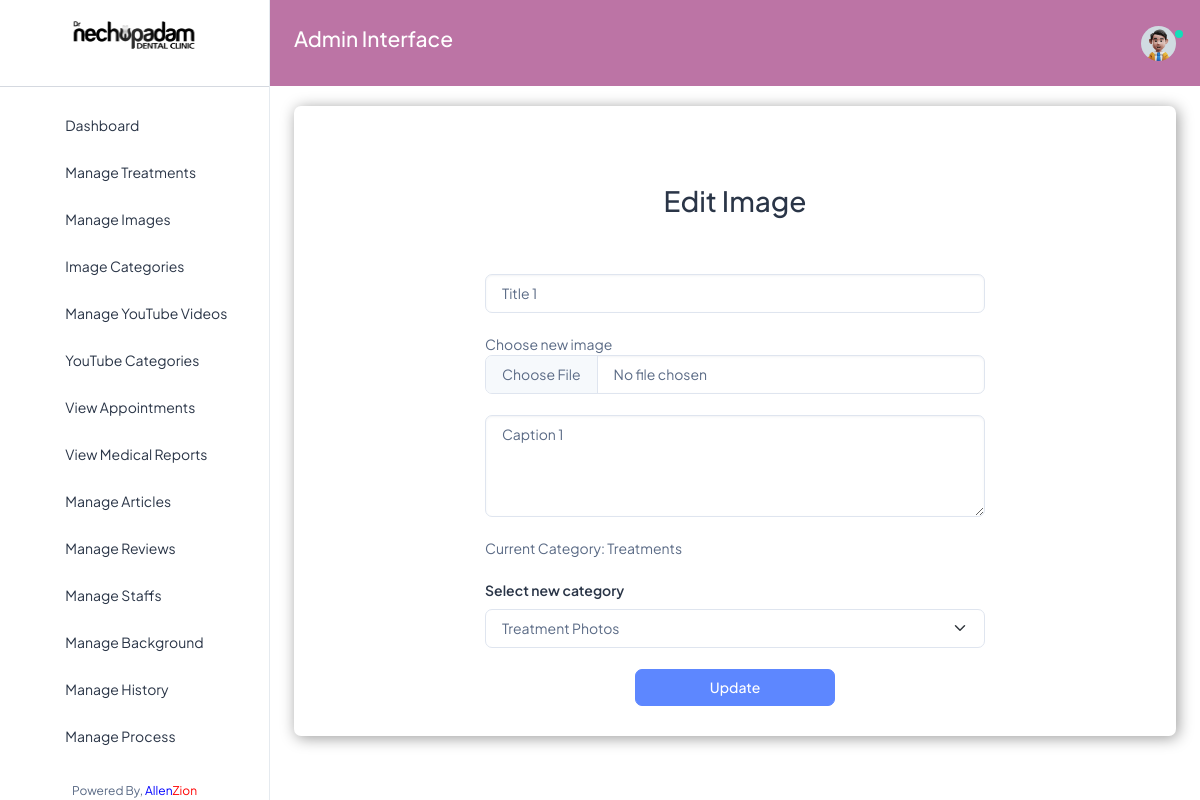
/edit_image/1/ (signed in), run on the app's committed database.
### nechuwebapp/models.py (models this page shows, shortened)
class Images(models.Model):
    title = models.CharField(max_length=200)
    image = models.ImageField(upload_to='myimages/', null=True, blank=True)
    description = models.TextField(blank=True)
    category = models.CharField(max_length=200, blank=True)
    uploaded_date = models.DateTimeField(default=timezone.now, editable=False)
    edited_date = models.DateTimeField(auto_now=True, editable=False)

### nechuwebapp/views.py (the view)
# urls.py: path('edit_image/<int:pk>/', views.edit_image, name='edit_image'),
def edit_image(request, pk):
    get_image = get_object_or_404(Images, pk=pk)
    if request.method == "POST":
        new_title = request.POST['title']
        new_description = request.POST['description']
        new_category = request.POST['category']
        new_image = request.FILES.get('image')
        if new_image:
            get_image.image = new_image
        get_image.title = new_title
        get_image.description = new_description
        get_image.category = new_category
        get_image.save()
        return redirect('images')
    else:
        context = {
            'get_image': get_image,
        }
        return render(request, 'nechuadmin/edit_image.html', context)

### nechuwebapp/templates/nechuadmin/edit_image.html (shortened to what this page needs)
{% extends 'nechuadmin/base.html' %}
{% load static %}
{% block content %}
<div class="container">
    <h2 style="text-align: center;" class="pt-5 pb-5">Edit Image</h2>
</div>
<form action="{% url 'edit_image' get_image.pk %}" method="POST" enctype="multipart/form-data" style="width: 500px; margin: auto;">
    <div class="form-group">
        <input type="text" class="form-control" name="title" value="{{ get_image.title }}" placeholder="Title">
    </div>
    <br>
    <div class="form-group">
        Choose new image
        <input type="file" class="form-control" id="treatmentImage" name="image">
    </div>
    <br>
    <div class="form-group">
        <textarea class="form-control" id="treatmentDescription" rows="4" name="description">{{ get_image.description }}</textarea>
    </div>
    <br>
    Current Category: {{ get_image.category }}
    <br>
    <br>
    <div class="form-group">
        <label for="treatmentDropdown" class="form-label">Select new category</label>
        <select class="form-select" id="treatmentDropdown" name="category">
          <option value="Treatment Photos">Treatment Photos</option>
        </select>
    <div>
    <br>
    <div class="form-group text-center">
        <button type="submit" class="btn btn-primary" style="width: 200px;"> Update</button>
    </div>
</form>
{% endblock %}

### data on the page
Images: title "Title 1", description "Caption 1", category "Treatments"
